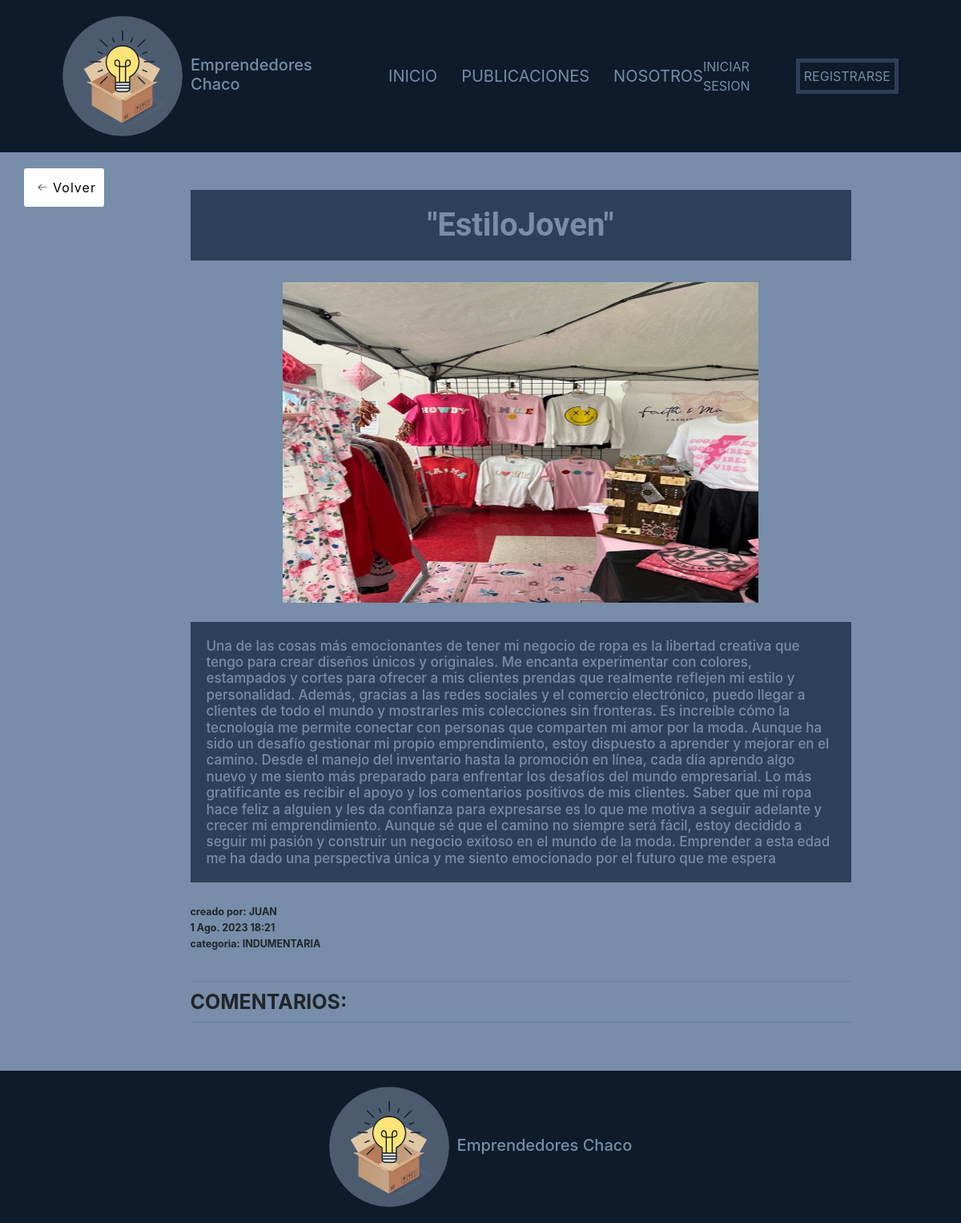
The app's page /publicaciones/Detalle/24, older data.
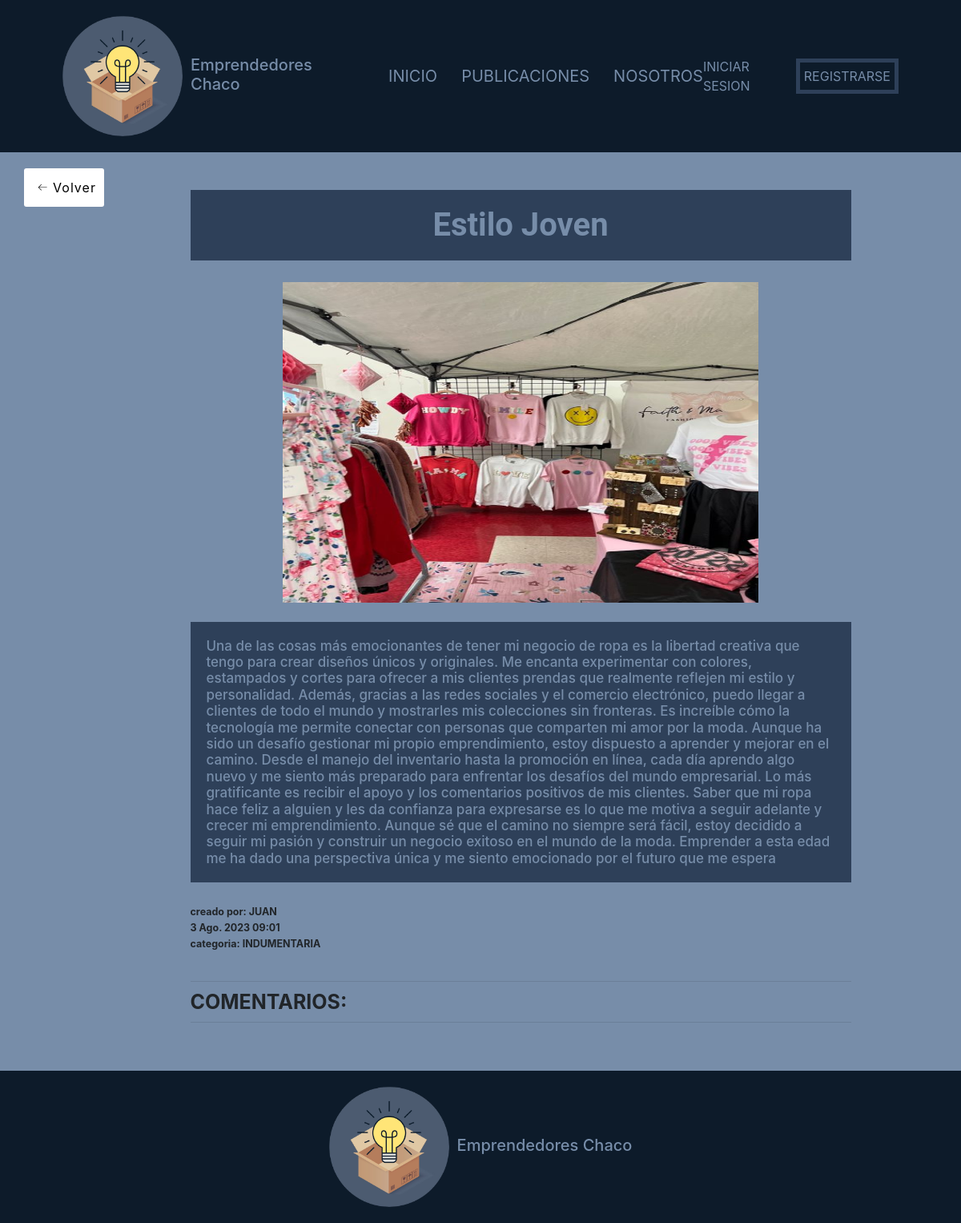
The same page, newer data.
### apps/publicaciones/models.py (models this page shows, shortened)
class Publicacion(models.Model):
    creado = models.DateTimeField('creado', auto_now_add=True)
    modificado = models.DateTimeField('modificado', auto_now=True)
    titulo = models.CharField(max_length = 250)
    contenido = models.TextField()
    autor = models.ForeignKey(User, on_delete = models.CASCADE)
    imagen = models.ImageField(upload_to = 'publicaciones')
    categoria = models.ForeignKey(Categoria, on_delete = models.CASCADE)
    def misComentarios(self):
        return self.comentario_set.all()

class Categoria(models.Model):
    nombre = models.CharField(max_length=80)
    def __str__(self):
        return self.nombre

### apps/publicaciones/views.py (the view)
# urls.py: path('Detalle/<int:pk>', views.DetallePublicacionF, name="detalle_publicacion"),
def DetallePublicacionF(request, pk):
    ctx = {}
    publi = Publicacion.objects.get(id = pk)
    ctx['publicacion'] = publi
    return render(request, 'publicaciones/detalle.html', ctx)

### templates/publicaciones/detalle.html (shortened to what this page needs)
{% extends 'base.html' %}
{% block contenido %}
<div class="container">
    <div class="row mt-3">
        <div>
            <a class="volver-atras" href="{% url 'publicaciones:listar_publicaciones' %}">
                <button class="back-button">
                    <span>Volver</span>
                </button>
            </a>
        </div>
        <div class="col-md-9 mx-auto mb-5">
            <div>
                <h1 class="titulo-publicacion" style="font-size: 40px;font-weight: bold;">{{publicacion.titulo}}</h1>
                <div class="centrar contenedor">
                    <img class="imagen-publicacion" src="{{publicacion.imagen.url}}">
                </div>
                <br>
                <h4 class="info-publicacion">{{publicacion.contenido}}</h4>
                <br>
                <h5 style="font-weight: bold;">creado por: {{publicacion.autor|upper}}</h5>
                <h5 style="font-weight: bold;">{{publicacion.modificado}}</h5>
                <h5 style="font-weight: bold;">categoria: {{publicacion.categoria|upper}}</h5>
                <br>
            </div>
            <div>
                <hr>
                <h3 style="font-size: 25px;font-weight: bold;">COMENTARIOS:</h3>
                <div>
                    <hr>
                </div>
            </div>
        </div>
    </div>
    {% endblock contenido %}

Row changes from the older to the newer data that the page shows:
changed Publicacion "JUAN": titulo "\"EstiloJoven\"" → "Estilo Joven"; modificado "1 Ago. 2023 18:21" → "3 Ago. 2023 09:01"
